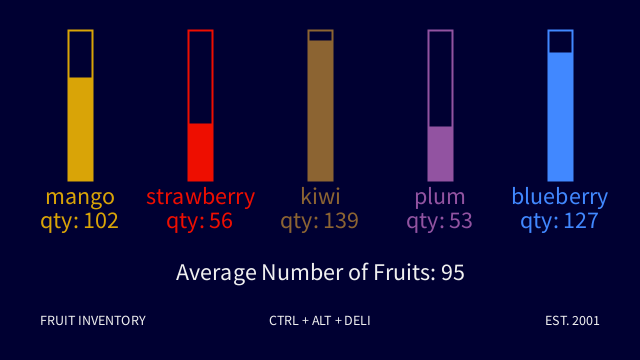
Frame 1 (no input)
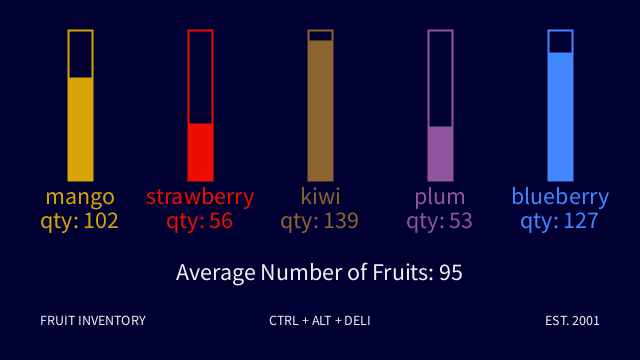
Frame 60 (the mouse pressed at the canvas centre just before this capture)
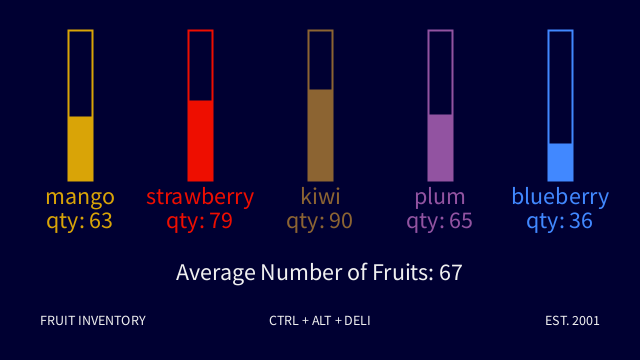
Frame 120 (the mouse held since frame 60 and released just before this capture)

The Processing sketch that drew these frames (run headless with seeded random() and noise(); from frame 60 on, the mouse is pressed at the canvas centre):

// Processing sketch: fruit_data_viz_average
// ── fruit_data_viz_average.pde
// Fruit Data Visualization
// The Coding Train / Daniel Shiffman
// Processing Intro Series
float[] fruitInventory = new float[5];
String[] fruitNames = {"mango", "strawberry", "kiwi", "plum", "blueberry"};

/*Another way to represent colors instead of RGB, is by using
 hexidecimal notation (ex: #FFFFFF is the color white). Many
 color palettes found online use hex codes to denote colors.
 You can convert RGB to Hex or vice versa using online tools. */
color[] colorArray = new color[]{#D9A407, #EE0E00, #8C6432, #9253A1, #4188FF};

void setup() {
  size(640, 360);

  for (int i = 0; i < fruitInventory.length; i++) {
    fruitInventory[i] = random(25, 145);
  }
  
  pixelDensity(2);
}

void mousePressed() {
  //randomize when mouse pressed
  for (int i = 0; i < fruitInventory.length; i++) {
    fruitInventory[i] = random(25, 145);
  }
}

void draw() {
  background(0, 0, 50);
  strokeCap(SQUARE); //Line has squared end, not rounded
  textAlign(CENTER);
  textSize(24);

  float sum = 0;
  for (int i = 0; i < fruitInventory.length; i++) {
    fill(colorArray[i]);
    rectMode(CORNER);
    strokeWeight(2);
    stroke(colorArray[i]);
    noFill();

    float x = 80 + i * 120;
    
    //bar outline
    rect(x - 12, height/2, 24, -150);
    
    //line height is number of fruit inventory
    strokeWeight(24);
    line(x, height/2, x, height/2 - fruitInventory[i]);
    text(fruitNames[i], x, height/2 + 24); //fruit name labels

    /*We declared the fruit inventory array as having floats
     which means the random values we assign will be decimal
     numbers, but if you want to display a whole number you can use
     int() to convert a float to an integer. See what happens
     when you remove int()!*/
    text("qty: " + int(fruitInventory[i]), x, height/2 + 48); //display number of each fruit

    sum += fruitInventory[i]; //add the value of the inventory each time through the loop
  }

  fill(240);
  float average = sum/fruitInventory.length;
  text("Average Number of Fruits: " + int(average), width/2, height/2 + 100);
  
  fill(240);
  textSize(14);

  textAlign(LEFT, CENTER);
  text("FRUIT INVENTORY", 40, height - 40);

  textAlign(CENTER, CENTER);
  text("CTRL + ALT + DELI", width/2, height - 40);

  textAlign(RIGHT, CENTER);
  text("EST. 2001", width - 40, height - 40);
}
